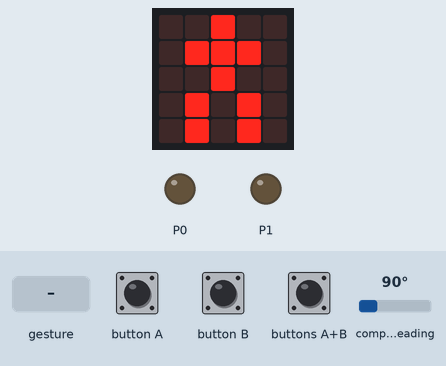
Recording of a program running on a simulated BBC micro:bit (MakeCode). Parts: the board's 5×5 LED display, output pins drawn as LEDs (lit = HIGH). Dashed ring = blinking. The test bench sets the inputs (shaded band); at power-on: compass heading 90°. The compass is already calibrated.

Above: at 3.6 s.
3.7 s: button A pressed for 0.15 s
At 5.9 s:
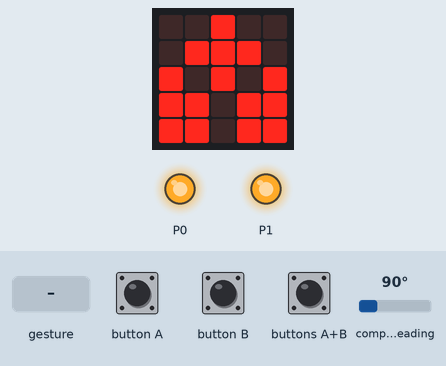
6.3 s: compass heading set to 73°
At 8.0 s:
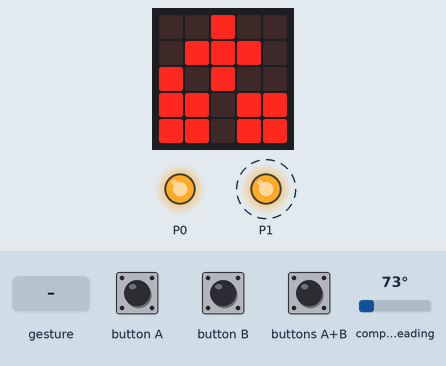
9.8 s: compass heading set to 83°
11.5 s: compass heading set to 89°
At 11.96 s:
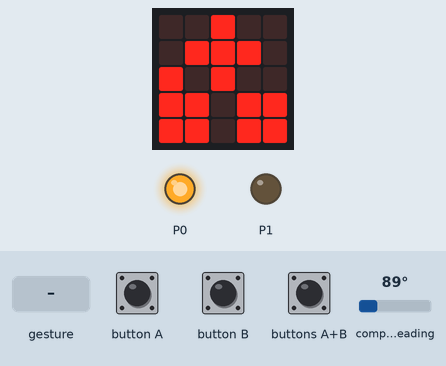
13.7 s: buttons A+B pressed for 0.15 s
At 14.22 s:
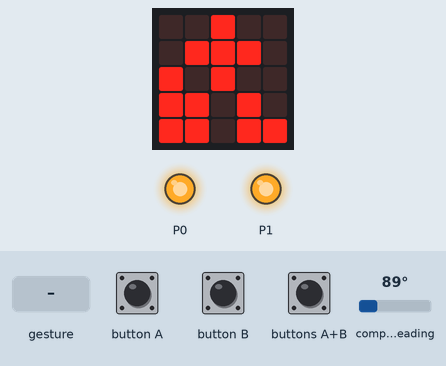
14.4 s: sound turns loud
At 16.0 s:
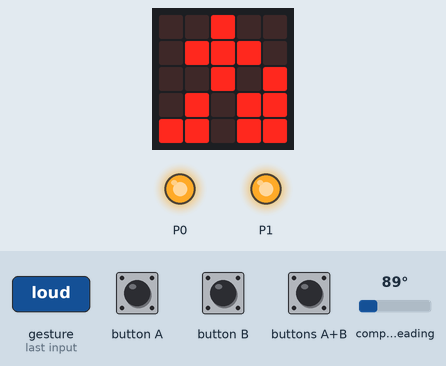
Timing chart, 0 to 18.1 s (numbered marks = the images above; inputs shaded):
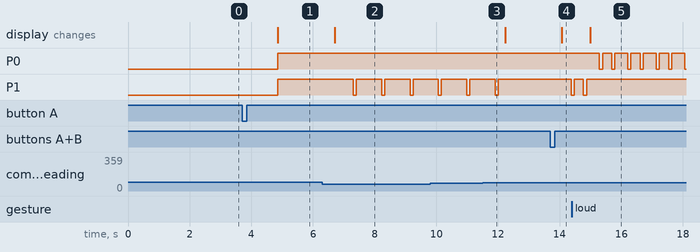

The program:

main.ts
```typescript
// Richtungswechsel bei Klatschen
input.onSound(DetectedSound.Loud, function () {
    Klatsch += 1
})
// Starte beide Motoren
input.onButtonPressed(Button.A, function () {
    basic.pause(1000)
    Kurs = input.compassHeading()
    InFahrt = 1
    MoLiGesch = 3
    MoReGesch = 3
})
input.onButtonPressed(Button.AB, function () {
    Klatsch += 1
})
// Stoppe beide Motoren
input.onButtonPressed(Button.B, function () {
    Kurs = input.compassHeading()
    InFahrt = 0
    MoLiGesch = 0
    MoReGesch = 0
})
// Stopp bei Hindernis
input.onGesture(Gesture.ThreeG, function () {
    InFahrt = 0
    MoLiGesch = 0
    pins.digitalWritePin(DigitalPin.P0, 0)
    MoReGesch = 0
    pins.digitalWritePin(DigitalPin.P1, 0)
})
/**
 * Fahrzeug mit Klatsch-Steuerung
 *
 * Knopf A (Doppel-Klatsch) startet die Fahrt - Knopf B (Doppel-Klatsch) stoppt die Fahrt
 *
 * Einfach-Klatsch erzeugt eine Richtungsänderung um 90° nach rechts. Kurs und Richtungsänderung wird per Kompass gemessen und durch Geschwindigkeitssteuerung der Motoren nachgeregelt
 *
 * Das Display soll Geschwindigkeit der Motoren und Abweichung vom Kurs anzeigen
 *
 * Stösst das Fahrzeug gegen ein Hindernis stoppt die Fahrt
 */
let MoLiPause = 0
let MoRePause = 0
let KursAbweichung = 0
let Klatsch = 0
let MoReGesch = 0
let MoLiGesch = 0
let InFahrt = 0
let Kurs = 0
basic.showLeds(`
    . . # . .
    . # # # .
    . . # . .
    . # . # .
    . # . # .
    `)
Kurs = input.compassHeading()
basic.pause(2000)
InFahrt = 0
MoLiGesch = 0
MoReGesch = 0
basic.forever(function () {
    // Klatschbefehle ausführen
    if (Klatsch > 1) {
        // Wenn beide Motoren still stehen wechsle auf volle Fahrt
        // sonst stoppe beide Motoren
        //
        if (InFahrt == 0) {
            // Motorgeschwindigkeiten (gleich für links und rechts)
            // 3: Volle Kraft voraus
            // 2: Etwas langsamer (zur Kurskorrektur)
            // 1: Halbe Kraft voraus für Kurvenfahrt
            // 0: Motor steht
            MoLiGesch = 3
            MoReGesch = 3
            InFahrt = 1
        } else {
            MoLiGesch = 0
            MoReGesch = 0
            InFahrt = 0
        }
    } else if (Klatsch == 1) {
        Kurs += 90
        if (Kurs > 360) {
            Kurs += -360
        }
    }
    Klatsch = 0
    KursAbweichung = Kurs - input.compassHeading()
    if (KursAbweichung > 180) {
        KursAbweichung += -360
    }
    if (KursAbweichung < -180) {
        KursAbweichung += 360
    }
    // Fahrtrichtungskorrektur +90° und kleine nach links oder rechts
    if (45 < Math.abs(KursAbweichung)) {
        if (KursAbweichung < 0) {
            MoLiGesch = 1
            MoReGesch = 3
        } else {
            MoLiGesch = 3
            MoReGesch = 1
        }
    } else if (10 < Math.abs(KursAbweichung)) {
        if (KursAbweichung < 0) {
            MoLiGesch = 2
            MoReGesch = 3
        } else {
            MoLiGesch = 3
            MoReGesch = 2
        }
    } else if (2 > Math.abs(KursAbweichung)) {
        MoLiGesch = 3
        MoReGesch = 3
    }
    // Wenn Zielgeschwindigkeit beider Motoren gleich 0 dann stoppe beide Motoren und warte auf Befehle (per Knopf A oder Doppelklatsch)
    //
    // ansonsten
    //
    // Berechne wievielter Puls für linken und rechten Motor eine Pause sein soll
    //
    // Führe 9 Pulse aus
    if (InFahrt == 1) {
        for (let Index = 0; Index <= 4; Index++) {
            led.unplot(0, Index)
            led.unplot(4, Index)
        }
        for (let Index = 0; Index <= MoLiGesch; Index++) {
            led.plot(0, 5 - Index)
        }
        for (let Index = 0; Index <= MoReGesch; Index++) {
            led.plot(4, 5 - Index)
        }
        // Berechne der wievielte Puls eine Pause sein soll
        // Geschwindigkeit = 3 => der 10.Puls (damit nie eine Pause => Volle Fahrt
        // Geschwindigkeit = 2 => der 7. Puls (damit etwas langsamer)
        // Geschwindigkeit = 1 => der 4. Puls (halbe Fahrt) - ist zu prüfen !!!!!
        // Geschwindigkeit = 0 => der 1. Puls (daher jeder Puls eine Pause) => Stillstand
        //
        MoRePause = MoReGesch * 3 + 1
        MoLiPause = MoLiGesch * 3 + 1
        for (let Puls = 0; Puls <= 8; Puls++) {
            pins.digitalWritePin(DigitalPin.P0, 1)
            pins.digitalWritePin(DigitalPin.P1, 1)
            // Wenn die Puls-Nummer (0 ... 8) durch den Pause-Puls ohne Rest teilen lässt ist eine Pause (Abschaltung) für 100ms durchzuführen.
            // Beide Motoren können unterschiedliche Geschwindigkeiten  haben
            if ((Puls + 1) % MoLiPause == 0) {
                pins.digitalWritePin(DigitalPin.P0, 0)
            }
            if ((Puls + 1) % MoRePause == 0) {
                pins.digitalWritePin(DigitalPin.P1, 0)
            }
            basic.pause(100)
        }
    } else {
        pins.digitalWritePin(DigitalPin.P0, 0)
        pins.digitalWritePin(DigitalPin.P1, 0)
        for (let Index = 0; Index <= MoReGesch; Index++) {
            led.unplot(0, 4 - Index)
            led.unplot(4, 4 - Index)
        }
        basic.pause(800)
    }
})
```

test.ts
```typescript
// Hier kann man Tests durchführen; diese Datei wird nicht kompiliert, wenn dieses Paket als Erweiterung verwendet wird.
```

Measured:
- the behaviour switches between 80 and 79° on compass heading (found by bisection; images 1 and 2)
- the behaviour switches between 88 and 89° on compass heading (found by bisection; images 2 and 3)
- after the input at 3.7 s, P0, P1: LOW → HIGH after 1.2 s; the display: changes after 1.2 s (image 1)
- after the input at 6.3 s, P1: alternates HIGH for 0.82 s and LOW for 0.10 s, starting after 1.0 s; the display: changes after 0.41 s (image 2)
- after the input at 11.5 s, P1: goes on until 12.0 s, then stays HIGH
- after the input at 13.7 s, P1: HIGH → LOW after 0.67 s; the display: changes after 0.37 s (image 4)
- after the input at 14.4 s, P0: HIGH → LOW after 0.89 s, then repeats every 0.92 s: HIGH 0.30 s, LOW 0.10 s, HIGH 0.42 s, LOW 0.10 s; P1: goes on until 14.9 s, then stays HIGH; the display: changes after 0.60 s (image 5)
